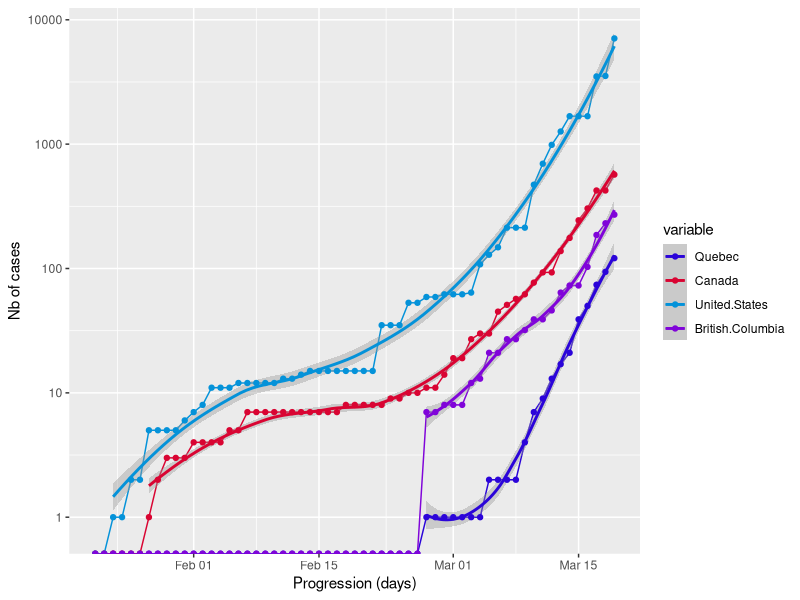
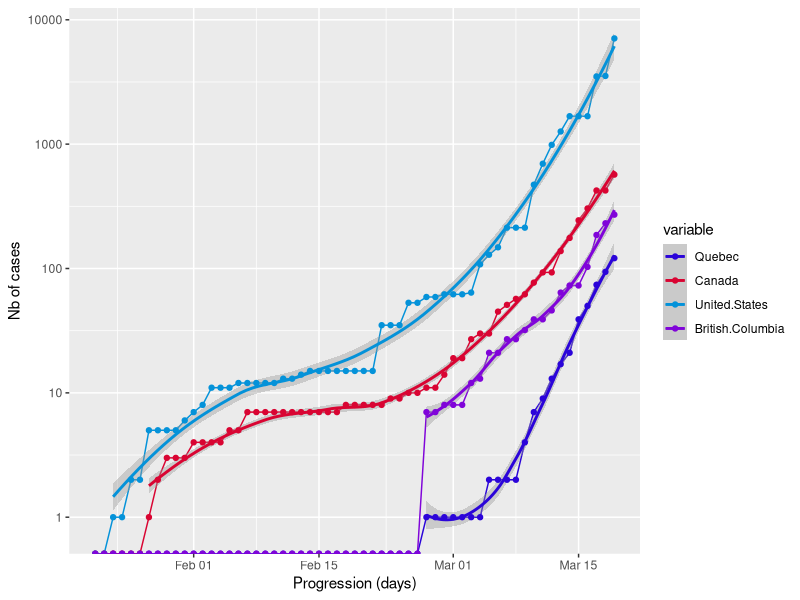
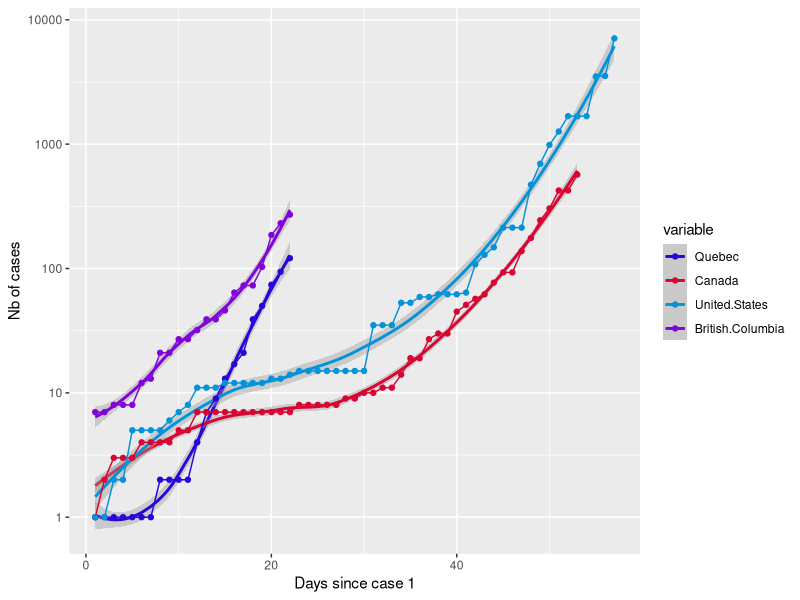

R code for these plots, in order:
#data source:
#https://www.journaldemontreal.com/2020/03/15/un-outil-de-visualisation-et-de-recherche-des-cas-de-la-covid-19
#https://ourworldindata.org/coronavirus-source-data

library(ggplot2)
library(reshape2)
data = read.csv("Coronavirus+Qc.csv")
dataSub = data[,c('date','Quebec','Canada','United.States','British.Columbia')]
dataSub[which(is.na(dataSub),arr.ind = T)] = 0
dataSub[,'day'] = as.numeric(rownames(dataSub))
dataSub[,'date'] = as.Date(dataSub[,'date'], format = "%m/%d/%y")
meltedData = melt(dataSub,id.vars = c("day","date"))

palette = c("Quebec" = "#2b04d9",'Canada' = '#d90432','United.States'='#0492d9',
            'British.Columbia'='#8004d9')


p1 = ggplot(meltedData,aes(x = date,y=value,group = variable,color = variable))+
  geom_line()+geom_smooth() +
  scale_color_manual(values=palette)+
  geom_point()+scale_y_continuous(trans='log10')+
  ylab("Nb of cases")+xlab('Progression (days)')
p1

png("Coronavirus-log.png")
print(p1)
dev.off()

dQc = dataSub[which(dataSub[,2] > 0),2]
names(dQc) = 1:length(dQc)
dCa = dataSub[which(dataSub[,3] > 0),3]
names(dCa) = 1:length(dCa)
dUS = dataSub[which(dataSub[,4] > 0),4]
names(dUS) = 1:length(dUS)
dBC = dataSub[which(dataSub[,5] > 0),5]
names(dUS) = 1:length(dBC)

dataPrime = merge(merge(merge(dQc,dCa,by.x = 0,by.y = 0,all=T),
       dUS,by.x = 1,by.y = 0,all=T),
       dBC,by.x = 1,by.y = 0,all=T)
dataPrime[,1] = as.numeric(dataPrime[,1])
colnames(dataPrime) = c("Days.since.case.1",'Quebec',
                        'Canada','United.States','British.Columbia')
dataPrime = dataPrime[order(dataPrime[,1]),]
meltedDataPrime = melt(dataPrime,id.vars = c("Days.since.case.1"))

png("Coronavirus-Day0.png")
print(ggplot(meltedDataPrime,
       aes_string(x = "Days.since.case.1",y="value",group = "variable",
                             color = "variable"))+
  geom_smooth() +
  geom_line()+scale_color_manual(values=palette)+
  geom_point()+scale_y_continuous(trans='log10')+
  ylab("Nb of cases")+xlab('Days since case 1'))
dev.off()


